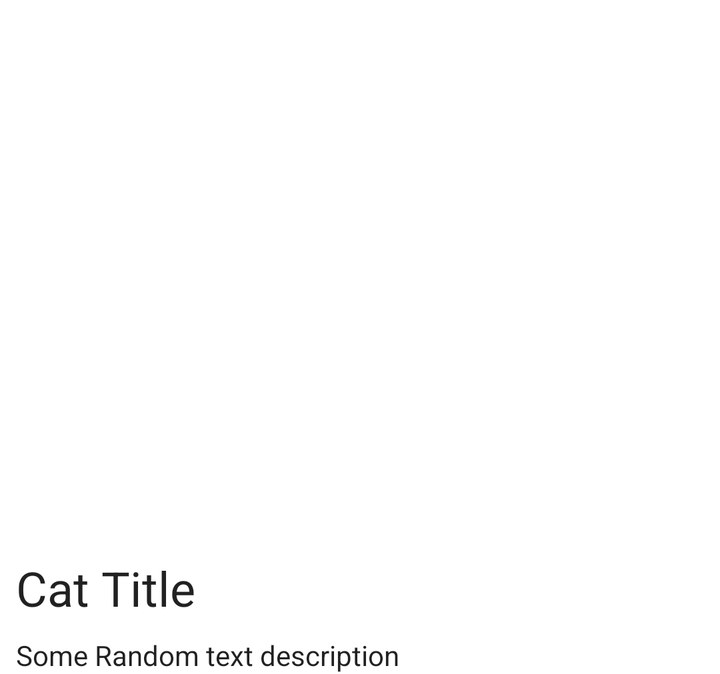
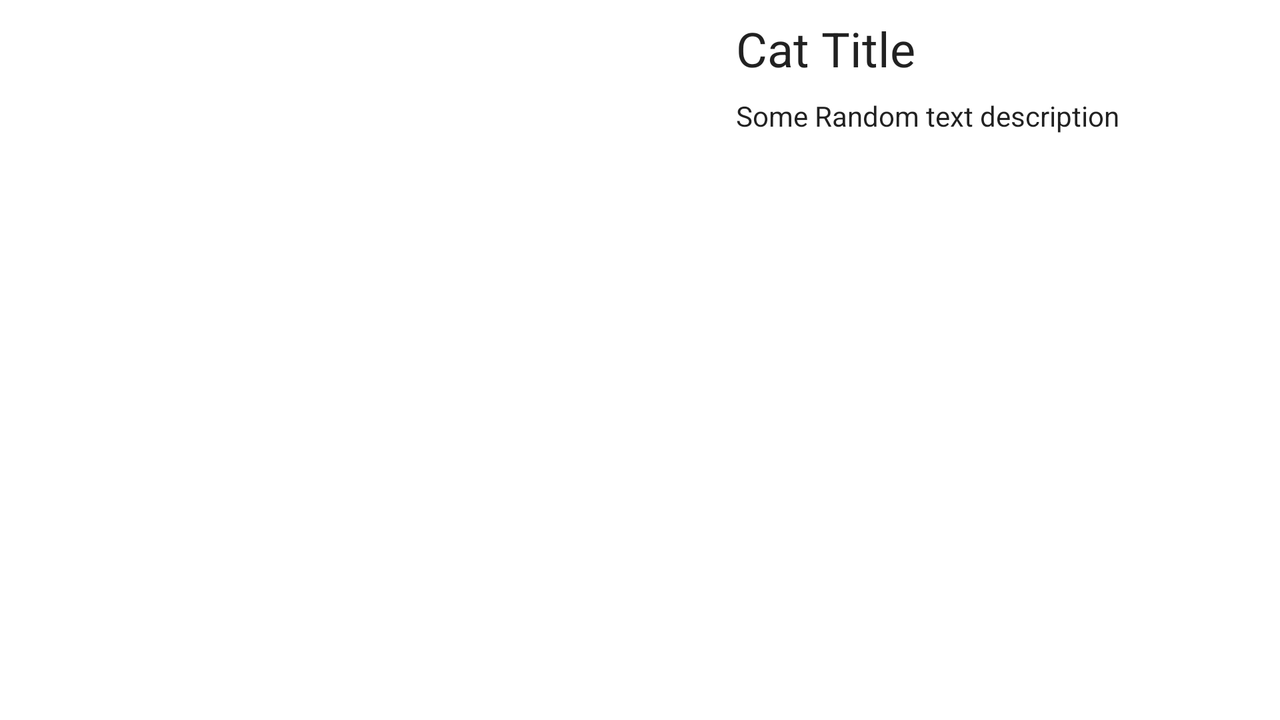

Two renders of one Android screen. The first uses the default layout on a phone; the second uses the alternative layout the repository ships for a different screen configuration, on a matching device. The two XML files are below.
<!-- AndroidManifest.xml: application theme Theme.CatPaw -->
<!-- res/layout/activity_cat_details.xml -->
<?xml version="1.0" encoding="utf-8"?>
<androidx.constraintlayout.widget.ConstraintLayout xmlns:android="http://schemas.android.com/apk/res/android"
    xmlns:app="http://schemas.android.com/apk/res-auto"
    xmlns:tools="http://schemas.android.com/tools"
    android:layout_width="match_parent"
    android:layout_height="wrap_content"
    tools:context=".ui.CatDetailsActivity">

    <androidx.appcompat.widget.AppCompatImageView
        android:id="@+id/cat_image"
        android:layout_width="match_parent"
        android:layout_height="@dimen/image_size_height"
        android:scaleType="fitXY"
        app:layout_constraintEnd_toEndOf="parent"
        app:layout_constraintStart_toStartOf="parent"
        app:layout_constraintTop_toTopOf="parent"
        tools:srcCompat="@tools:sample/backgrounds/scenic" />

    <androidx.appcompat.widget.AppCompatTextView
        android:id="@+id/cat_title"
        style="@style/TextAppearance.AppCompat.Headline"
        android:layout_width="match_parent"
        android:layout_height="wrap_content"
        android:layout_marginStart="@dimen/gutterSpaceHalf"
        android:layout_marginTop="@dimen/gutterSpaceHalf"
        android:layout_marginEnd="@dimen/gutterSpaceHalf"
        app:layout_constraintEnd_toEndOf="parent"
        app:layout_constraintStart_toStartOf="parent"
        app:layout_constraintTop_toBottomOf="@id/cat_image"
        tools:text="Cat Title" />

    <androidx.appcompat.widget.AppCompatTextView
        android:id="@+id/cat_description"
        style="@style/TextAppearance.AppCompat.Body1"
        android:layout_width="match_parent"
        android:layout_height="wrap_content"
        android:layout_marginStart="@dimen/gutterSpaceHalf"
        android:layout_marginTop="@dimen/gutterSpaceHalf"
        android:layout_marginEnd="@dimen/gutterSpaceHalf"
        app:layout_constraintBottom_toBottomOf="parent"
        app:layout_constraintEnd_toEndOf="parent"
        app:layout_constraintStart_toStartOf="parent"
        app:layout_constraintTop_toBottomOf="@id/cat_title"
        tools:text="Some Random text description" />

</androidx.constraintlayout.widget.ConstraintLayout>
<!-- resources referenced by this layout -->
<resources>
  <dimen name="gutterSpaceHalf">8dp</dimen>
  <dimen name="image_size_height">270dp</dimen>
  <style name="Theme.CatPaw" parent="Theme.MaterialComponents.DayNight.DarkActionBar">
          
          <item name="colorPrimary">@color/purple_500</item>
          <item name="colorPrimaryVariant">@color/purple_700</item>
          <item name="colorOnPrimary">@color/white</item>
          
          <item name="colorSecondary">@color/teal_200</item>
          <item name="colorSecondaryVariant">@color/teal_700</item>
          <item name="colorOnSecondary">@color/black</item>
          
          <item name="android:statusBarColor" tools:targetApi="l">?attr/colorPrimaryVariant</item>
          
      </style>
</resources>
<!-- res/layout-land/activity_cat_details.xml (the repository's variant of the layout above) -->
<!-- drawn on the phone turned sideways -->
<?xml version="1.0" encoding="utf-8"?>
<androidx.constraintlayout.widget.ConstraintLayout
    xmlns:android="http://schemas.android.com/apk/res/android"
    xmlns:app="http://schemas.android.com/apk/res-auto"
    xmlns:tools="http://schemas.android.com/tools"
    android:layout_width="match_parent"
    android:layout_height="match_parent"
    tools:context=".ui.CatDetailsActivity">

    <androidx.appcompat.widget.AppCompatImageView
        android:id="@+id/cat_image"
        android:layout_width="@dimen/image_width_landscape"
        android:layout_height="match_parent"
        android:scaleType="fitXY"
        app:layout_constraintTop_toTopOf="parent"
        app:layout_constraintStart_toStartOf="parent"
        app:layout_constraintBottom_toBottomOf="parent"
        tools:srcCompat="@tools:sample/backgrounds/scenic" />

    <androidx.appcompat.widget.AppCompatTextView
        android:id="@+id/cat_title"
        style="@style/TextAppearance.AppCompat.Headline"
        android:layout_width="0dp"
        android:layout_height="wrap_content"
        android:layout_marginStart="@dimen/gutterSpaceHalf"
        android:layout_marginTop="@dimen/gutterSpaceHalf"
        android:layout_marginEnd="@dimen/gutterSpaceHalf"
        app:layout_constraintEnd_toEndOf="parent"
        app:layout_constraintStart_toEndOf="@id/cat_image"
        app:layout_constraintTop_toTopOf="parent"
        tools:text="Cat Title" />

    <androidx.appcompat.widget.AppCompatTextView
        android:id="@+id/cat_description"
        style="@style/TextAppearance.AppCompat.Body1"
        android:layout_width="0dp"
        android:layout_height="wrap_content"
        android:layout_marginStart="@dimen/gutterSpaceHalf"
        android:layout_marginTop="@dimen/gutterSpaceHalf"
        android:layout_marginEnd="@dimen/gutterSpaceHalf"
        app:layout_constraintEnd_toEndOf="parent"
        app:layout_constraintStart_toEndOf="@id/cat_image"
        app:layout_constraintTop_toBottomOf="@id/cat_title"
        tools:text="Some Random text description" />

</androidx.constraintlayout.widget.ConstraintLayout>
<!-- resources referenced by the variant -->
<!-- as the phone turned sideways resolves them -->
<resources>
  <dimen name="gutterSpaceHalf">8dp</dimen>
  <dimen name="image_width_landscape">360dp</dimen>
  <style name="Theme.CatPaw" parent="Theme.MaterialComponents.DayNight.DarkActionBar">
          
          <item name="colorPrimary">@color/purple_500</item>
          <item name="colorPrimaryVariant">@color/purple_700</item>
          <item name="colorOnPrimary">@color/white</item>
          
          <item name="colorSecondary">@color/teal_200</item>
          <item name="colorSecondaryVariant">@color/teal_700</item>
          <item name="colorOnSecondary">@color/black</item>
          
          <item name="android:statusBarColor" tools:targetApi="l">?attr/colorPrimaryVariant</item>
          
      </style>
</resources>
